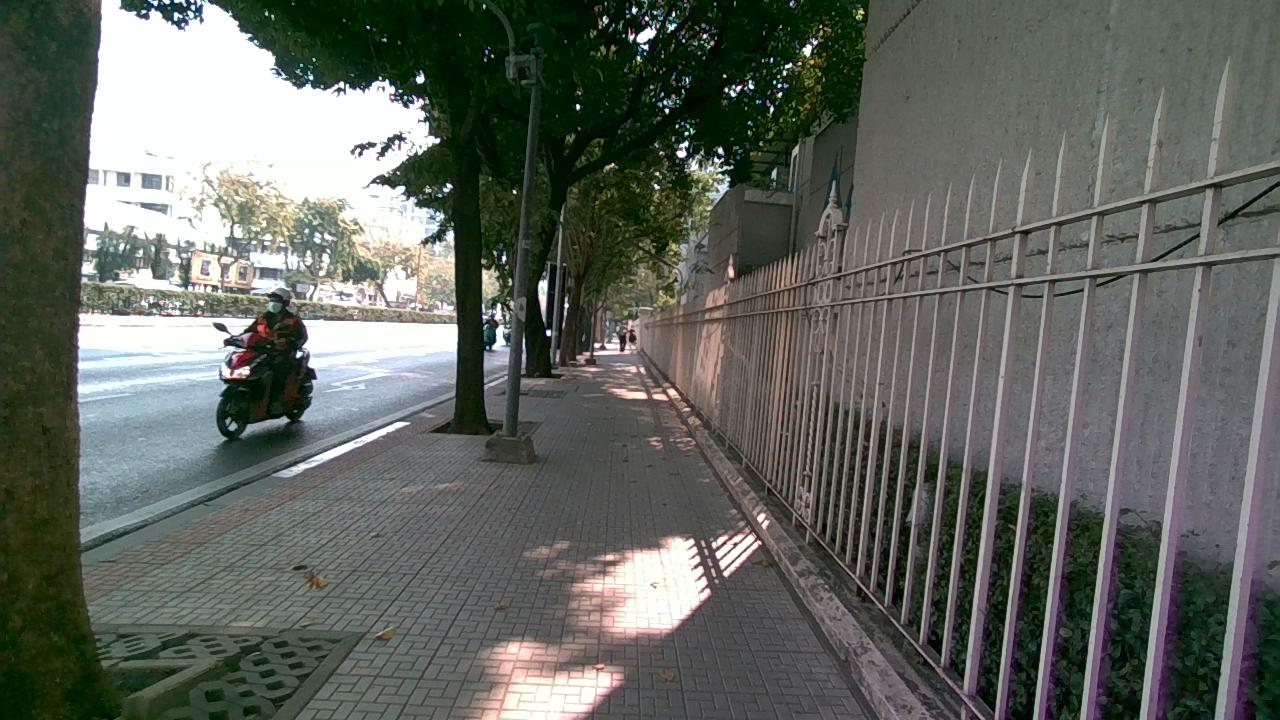
#> input picture tests/data/0.jpg, 1280 x 720 px; its folder holds only this picture in this run
$ python -i scene.py   (imports and definitions only)
#> lines starting #> are read from the running program, lines starting #| are printed output that depends on the picture
#> further down, picture is the input picture: shape (720, 1280, 3); mean B, G, R 95.2, 101.6, 97.5
import cv2
import numpy as np
import time

#this is really not a good idea but will fix it later!!
color_map = [(128, 64,128),
             (244, 35,232),
             ( 70, 70, 70),
             (  0,  0,  0)]
black = (0,0,0)
erode_kernel = cv2.getStructuringElement(cv2.MORPH_ELLIPSE, (4, 4))
dilate_kernel = cv2.getStructuringElement(cv2.MORPH_ELLIPSE, (4, 4))

def smoothandfill(img):
    dilation = cv2.dilate(img, dilate_kernel, iterations=1)
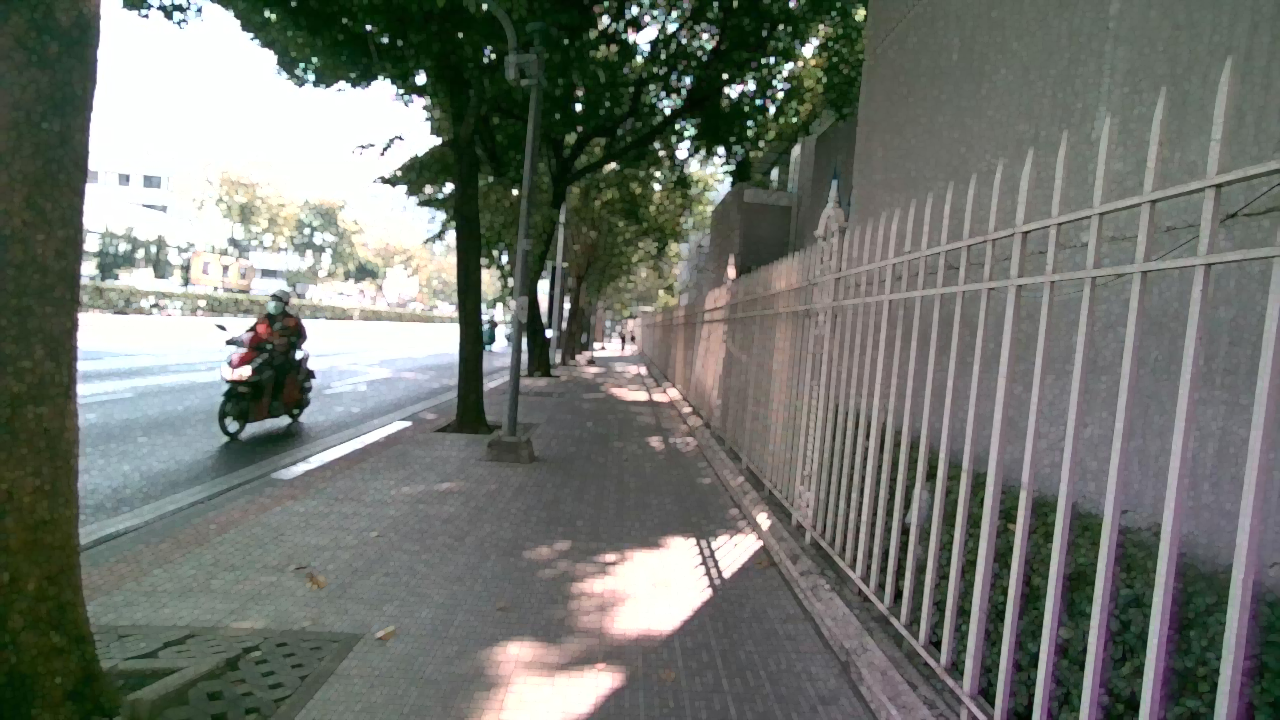
#> dilation: shape (720, 1280, 3); mean B, G, R 111.3, 117.8, 113.6
    erosion = cv2.erode(dilation, erode_kernel, iterations=1)
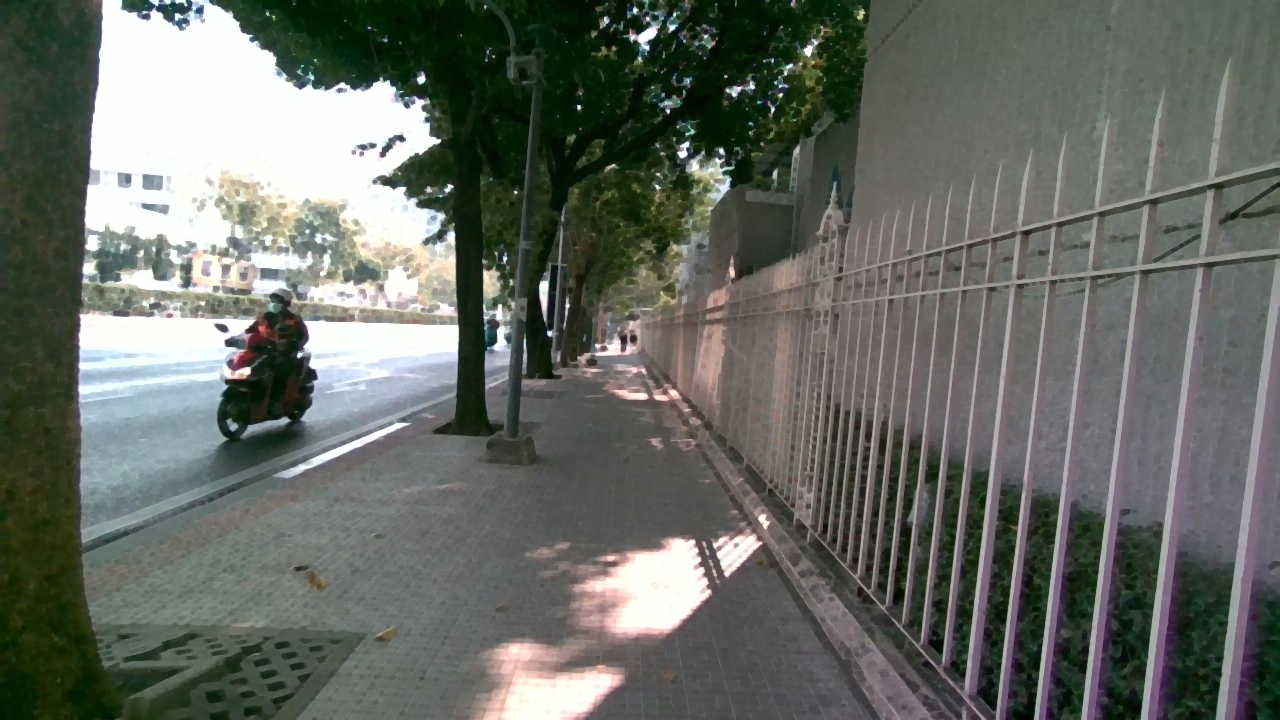
#> erosion: shape (720, 1280, 3); mean B, G, R 100.1, 106.7, 102.4
    smooth = cv2.medianBlur(erosion,9)
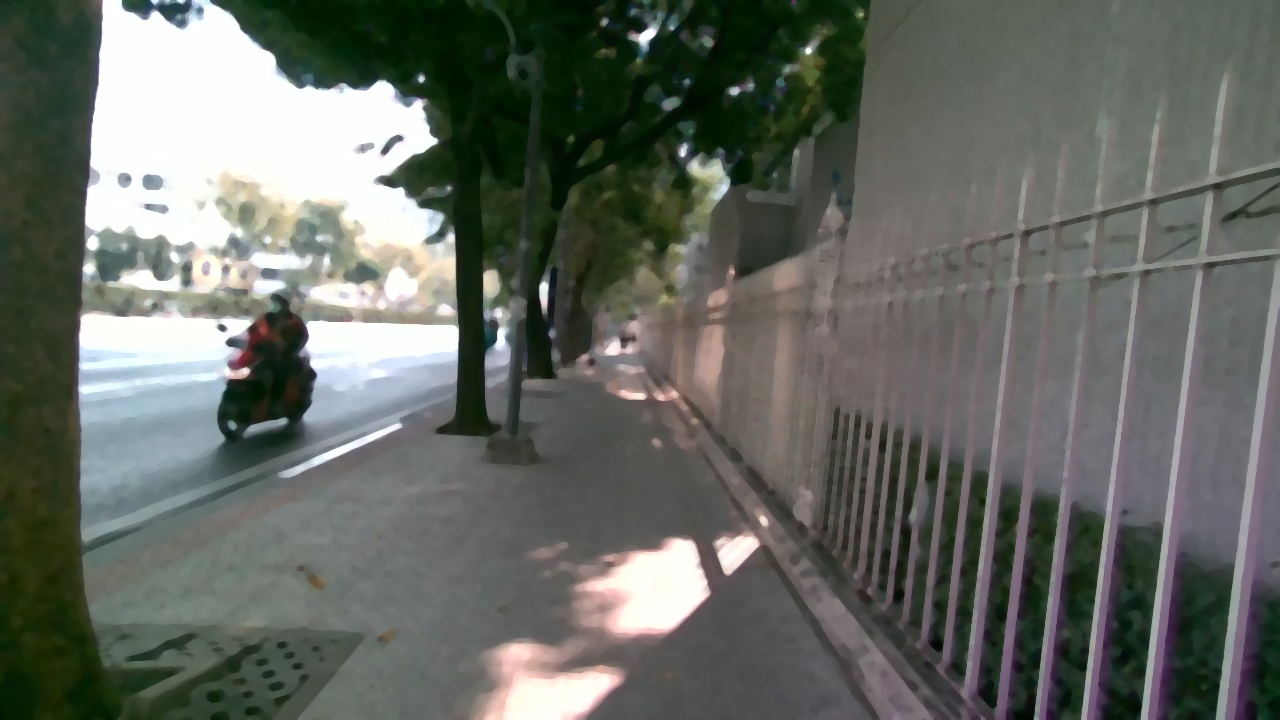
#> smooth: shape (720, 1280, 3); mean B, G, R 98.8, 105.4, 101.2
    #output = np.where(smooth != black, nclass, black)
    return smooth

def color_similar(color):
    color = np.array(color)
    similarlity = [np.sum((np.array(each) - color)**2) for each in color_map]
    return (color_map[np.argmin(similarlity)])


def color_similar_optimized(color):
    color = np.array(color)
    global color_map
    color_map = np.array(color_map)
    color_diff = color_map - color
    similarlity = np.sum(color_diff**2, axis=1)
    return (color_map[np.argmin(similarlity)])


def cleanup(img):
    scaled = cv2.convertScaleAbs(img, alpha=(255.0))
    clean = smoothandfill(scaled)
    mask = np.ones(img.shape[:2], dtype=bool)
    for color in color_map:
        mask &= ~np.all(clean == color, axis=2)
    if np.any(mask):
        temp = np.apply_along_axis(color_similar_optimized,1,clean[mask])
        clean[mask] = temp
    return clean

>>> import cv2
>>> picture = cv2.imread('../tests/data/0.jpg')
>>> result = smoothandfill(picture)
